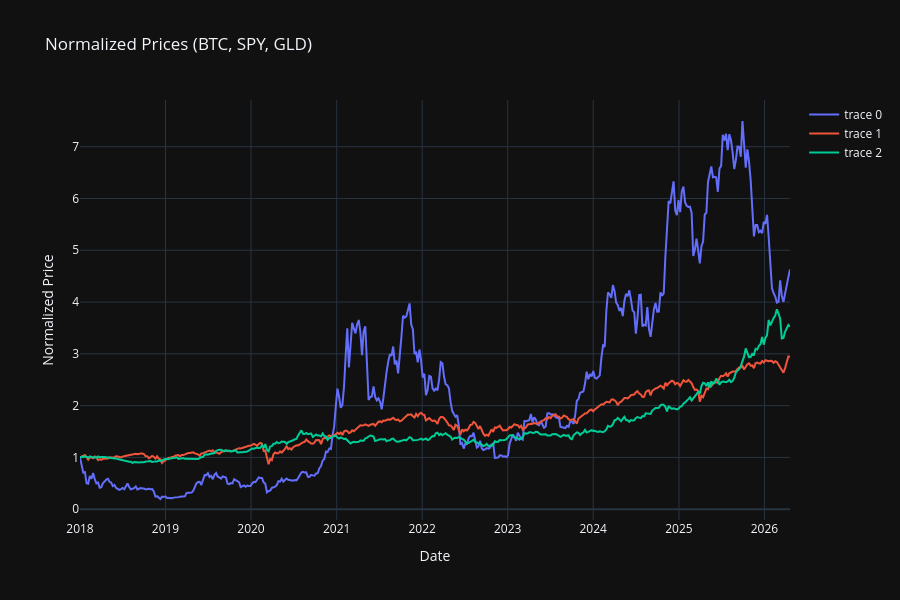

Here is the notebook cell this chart was saved with:
### Code cell
fig = make_subplots(
    rows=1,
    cols=1,
    shared_xaxes=True,
    vertical_spacing=0.05,
    row_heights=[1.5]
)

fig.add_trace(go.Scatter(
    x=normalized_df.index,
    y=normalized_df['BTC-USD']
), row=1, col=1)

fig.add_trace(go.Scatter(
    x=normalized_df.index,
    y=normalized_df['SPY']
), row=1, col=1)

fig.add_trace(go.Scatter(
    x=normalized_df.index,
    y=normalized_df['GLD']
), row=1, col=1)

fig.update_layout(
    title='Normalized Prices (BTC, SPY, GLD)',
    xaxis_title='Date',
    yaxis_title='Normalized Price',
    height=600,
    showlegend=True,
    template='plotly_dark'
)

fig.show()

### Figure 1 — Plotly figure (JSON) as saved in the notebook; plotly's stock layout.template omitted (floating-point values rounded to 4 significant figures; data arrays with more than 128 entries replaced by an {"elided": "..."} marker saying what was removed)
{"data": [{"type": "scatter", "x": {"elided": "434 str values"}, "xaxis": "x", "y": {"elided": "434 float values"}, "yaxis": "y"}, {"type": "scatter", "x": {"elided": "434 str values"}, "xaxis": "x", "y": {"elided": "434 float values"}, "yaxis": "y"}, {"type": "scatter", "x": {"elided": "434 str values"}, "xaxis": "x", "y": {"elided": "434 float values"}, "yaxis": "y"}], "layout": {"height": 600, "showlegend": true, "title": {"text": "Normalized Prices (BTC, SPY, GLD)"}, "xaxis": {"anchor": "y", "domain": [0, 1], "title": {"text": "Date"}}, "yaxis": {"anchor": "x", "domain": [0, 1], "title": {"text": "Normalized Price"}}}}
